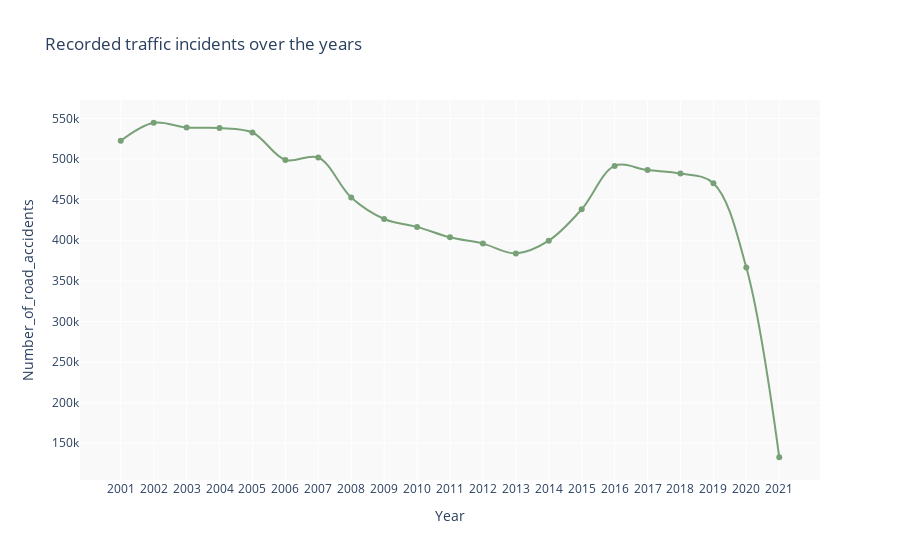

Here is the notebook cell this chart was saved with:
### Code cell
df_year_total = pd.read_sql_query(
    """
    SELECT STRFTIME('%Y', collision_date) AS Year, COUNT(case_id) AS Number_of_road_accidents
    FROM collisions
    GROUP BY Year;
    """, conn)


fig_year_total = px.line(
    df_year_total,
    x = 'Year',
    y = 'Number_of_road_accidents',
    line_shape = 'spline',
    markers = True,
    title = 'Recorded traffic incidents over the years')

fig_year_total.update_layout(plot_bgcolor = plot_bgcolor)
fig_year_total.update_traces(line_color = plot_linecolor)
fig_year_total.show()

### Figure 1 — Plotly figure (JSON) as saved in the notebook; plotly's stock layout.template omitted (floating-point values rounded to 4 significant figures)
{"data": [{"hovertemplate": "Year=%{x}<br>Number_of_road_accidents=%{y}<extra></extra>", "legendgroup": "", "line": {"color": "rgb(120,161,120)", "dash": "solid", "shape": "spline"}, "marker": {"symbol": "circle"}, "mode": "markers+lines", "name": "", "orientation": "v", "showlegend": false, "type": "scatter", "x": ["2001", "2002", "2003", "2004", "2005", "2006", "2007", "2008", "2009", "2010", "2011", "2012", "2013", "2014", "2015", "2016", "2017", "2018", "2019", "2020", "2021"], "xaxis": "x", "y": [522562, 544741, 538954, 538295, 532725, 498846, 501908, 452595, 426228, 416490, 403629, 395901, 383840, 399565, 438169, 491619, 486432, 482296, 470352, 366417, 132770], "yaxis": "y"}], "layout": {"legend": {"tracegroupgap": 0}, "plot_bgcolor": "rgb(249,249,249)", "title": {"text": "Recorded traffic incidents over the years"}, "xaxis": {"anchor": "y", "domain": [0, 1], "title": {"text": "Year"}}, "yaxis": {"anchor": "x", "domain": [0, 1], "title": {"text": "Number_of_road_accidents"}}}}
